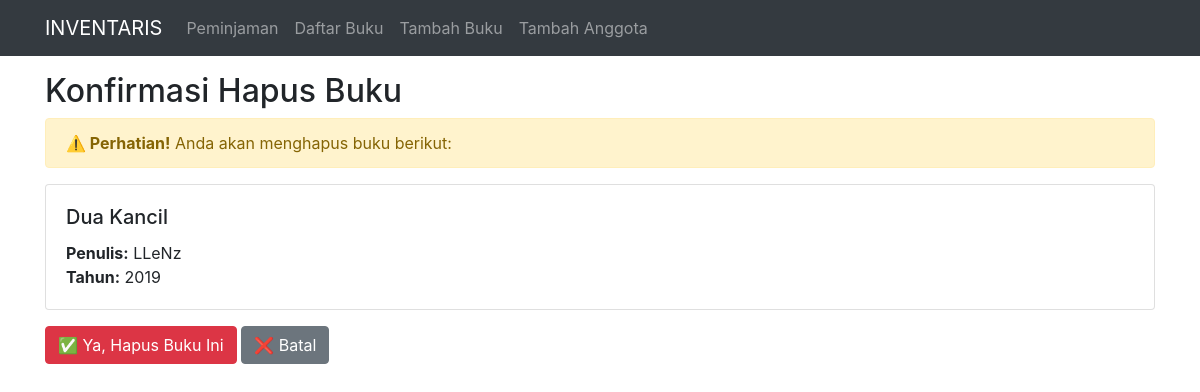
The page /buku/7/hapus/ on the database its author committed.
### iventaris_app/models.py (models this page shows)
class Buku(models.Model):
    judul = models.CharField(max_length=120)
    penulis = models.CharField(max_length=100)
    tahun = models.IntegerField()

### iventaris_app/views.py (the view, shortened to what this page needs)
# urls.py: path('buku/<int:pk>/hapus/', BukuDeleteView.as_view(), name='hapus-buku'),  # ✅ URL Hapus Baru
class BukuDeleteView(DeleteView):
    model = Buku
    template_name = 'iventaris_app/buku_confirm_delete.html'
    success_url = reverse_lazy('daftar-buku')

### iventaris_app/templates/iventaris_app/buku_confirm_delete.html (shortened to what this page needs)
{% extends 'iventaris_app/base.html' %}
{% block content %}
<h2>Konfirmasi Hapus Buku</h2>
<div class="alert alert-warning">
    <strong>⚠️ Perhatian!</strong> Anda akan menghapus buku berikut:
</div>
<div class="card">
    <div class="card-body">
        <h5 class="card-title">{{ buku.judul }}</h5>
        <p class="card-text">
            <strong>Penulis:</strong> {{ buku.penulis }}<br>
            <strong>Tahun:</strong> {{ buku.tahun }}<br>
        </p>
    </div>
</div>
<div class="mt-3">
    <form method="post" class="d-inline">
        <button type="submit" class="btn btn-danger">
            ✅ Ya, Hapus Buku Ini
        </button>
    </form>
    <a href="{% url 'daftar-buku' %}" class="btn btn-secondary">
        ❌ Batal
    </a>
</div>
{% endblock %}

### rows shown on the page
Buku: judul "Dua Kancil", penulis "LLeNz", tahun "2019"
